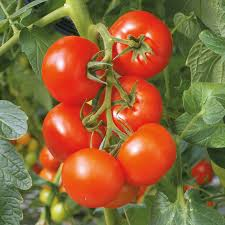
//> input picture Computer Vision/OpenCV/c++/splitColorChannels/tomato1.jpeg, 225 x 225 px
$ ./splitChannels   (built with g++ and OpenCV 4)
//> lines starting //> are read from the running program, lines starting //| are printed output that depends on the picture
#include <iostream>
#include <opencv2/opencv.hpp>

int main(int argc, char** argv) {

    cv:: Mat img, channels[3], mergedImg;

    img = cv::imread("tomato1.jpeg", cv::IMREAD_COLOR);
//> img is the input picture: 225 rows x 225 cols, CV_8UC3; mean B, G, R 57.2, 102.4, 141.2
    cv::split(img, channels);
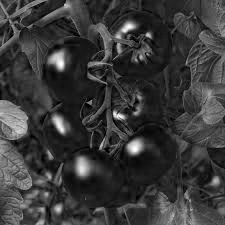
//> channels[0]: 225 rows x 225 cols, CV_8UC1; min 0, max 255, mean 57.2
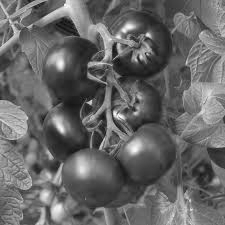
//> channels[1]: 225 rows x 225 cols, CV_8UC1; min 11, max 255, mean 102.4
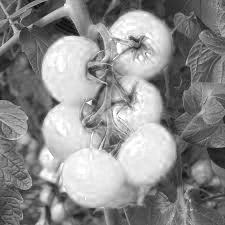
//> channels[2]: 225 rows x 225 cols, CV_8UC1; min 4, max 255, mean 141.2

    cv::namedWindow("blue-channel", cv::WINDOW_AUTOSIZE);
    cv::namedWindow("green-channel", cv::WINDOW_AUTOSIZE);
    cv::namedWindow("red-channel", cv::WINDOW_AUTOSIZE);

    cv::moveWindow("blue-channel", 500, 350);
    cv::moveWindow("green-channel", img.cols + 600, 350);
    cv::moveWindow("red-channel", img.cols * 2 + 700, 350);

    cv::imshow("blue-channel", channels[0]);
    cv::imshow("green-channel", channels[1]);
    cv::imshow("red-channel", channels[2]);
    cv::waitKey(0);

    channels[1] = cv::Mat::zeros(img.size(), CV_8UC1);
//> channels[1]: 225 rows x 225 cols, CV_8UC1; every value is 0
    cv::merge(channels, 3, mergedImg);
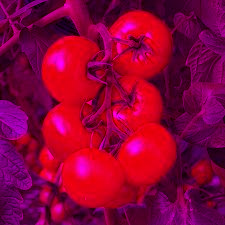
//> mergedImg: 225 rows x 225 cols, CV_8UC3; mean B, G, R 57.2, 0, 141.2
    cv::imshow("merged-channels", mergedImg);
    cv::waitKey(0);
    cv::destroyAllWindows();

    return 0;
}
